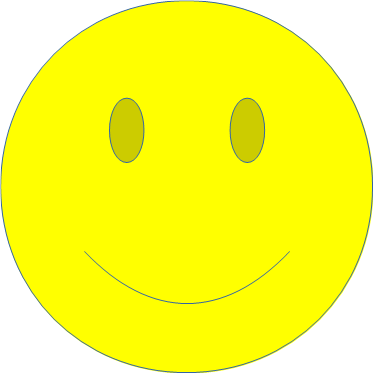
#> input picture pyOpenCV_MoreResultsTemplateMatching/Smiley.png, 373 x 373 px
$ python pyOpenCV_MoreResultsTemplateMatching.py
#> lines starting #> are read from the running program, lines starting #| are printed output that depends on the picture; after the words box and inside, x2 and y2 are one past the last pixel; in counts of white or black regions, pixels touching at a corner belong together
# Quelle: https://stackoverflow.com/questions/50579050/template-matching-with-multiple-objects-in-opencv-python/58514954#58514954

import cv2
from cv2.gapi import convertTo
import numpy as np
from matplotlib import pyplot as plt
import time

image = cv2.imread(r'Smiley.png', cv2.IMREAD_COLOR )
#> image is the input picture: shape (373, 373, 3); mean B, G, R 54.7, 252.1, 251.5
template = cv2.imread(r'Smiley-Auge.png', cv2.IMREAD_COLOR)
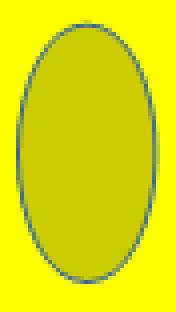
#> input picture pyOpenCV_MoreResultsTemplateMatching/Smiley-Auge.png, 44 x 78 px (shown 4 times larger)
#> template is the input picture: shape (78, 44, 3); mean B, G, R 7, 223.6, 221.5

# Es ginge auch [::-1]
h, w = template.shape[:2]
#> h = 78; w = 44

method = cv2.TM_CCOEFF_NORMED

# Genauigkeit
threshold = 0.90 # 90%

start_time = time.time()
print("Start Zeit: " +  str(start_time) + "\n")

res = cv2.matchTemplate(image, template, method)
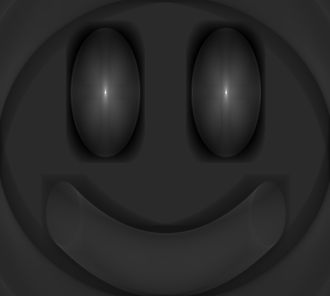
#> res: shape (296, 330) float32; min -0.2, max 1, mean -0.0103; drawn with min black and max white

image = cv2.cvtColor(image, cv2.COLOR_BGR2RGB)

# fake out max_val for first run through loop
max_val = 1 # 1 = 100%

while max_val > threshold:
    min_val, max_val, min_loc, max_loc = cv2.minMaxLoc(res)

    if max_val > threshold:
        res[max_loc[1]-h//2:max_loc[1]+h//2+1, max_loc[0]-w//2:max_loc[0]+w//2+1] = 0
        image = cv2.rectangle(image,(max_loc[0],max_loc[1]), (max_loc[0]+w+1, max_loc[1]+h+1), (255,0,0) )
#> this loop made 3 passes
#> (max_val, max_loc) on passes 1 to 3: (1, (105, 92)), (0.926, (226, 92)), (0.0842, (255, 190))
#> pass 1, `image = cv2.rectangle(image,(max_loc[0],max_loc[1]), (max_loc[0]+w+1, ..`:
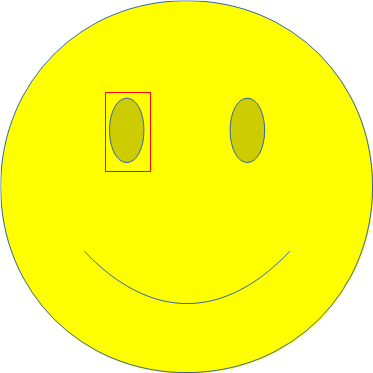
#> image: shape (373, 373, 3); mean R, G, B 251.5, 251.6, 54.7
#> pass 2, `image = cv2.rectangle(image,(max_loc[0],max_loc[1]), (max_loc[0]+w+1, ..`:
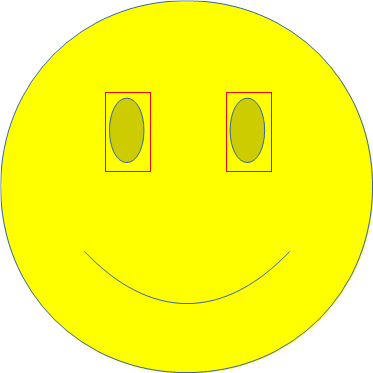
#> image: shape (373, 373, 3); 0.18% of pixels changed, all inside (x1, y1, x2, y2) = (226, 92, 272, 172)
#> after the loop:
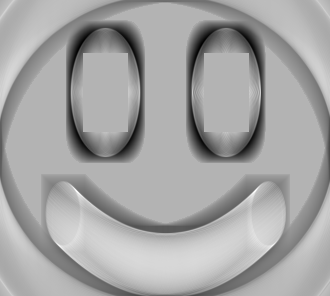
#> res: shape (296, 330) float32; 7.28% of pixels changed, all inside (x1, y1, x2, y2) = (83, 53, 249, 132); drawn with min black and max white

end_time = time.time() - start_time

print("Zeit benoetigt: %.2f Sekunden\n" % end_time)

#cv2.imwrite('output.png', image)
plt.imshow(image)
plt.show()
